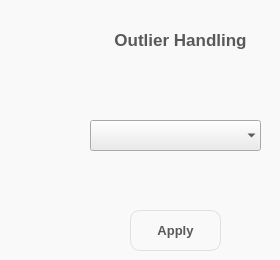
     <widget class="QWidget" name="out_had_page">
      <property name="styleSheet">
       <string notr="true">background-color: rgb(249,249,249);</string>
      </property>
      <widget class="QLabel" name="label_13">
       <property name="geometry">
        <rect>
         <x>90</x>
         <y>20</y>
         <width>181</width>
         <height>41</height>
        </rect>
       </property>
       <property name="font">
        <font>
         <family>Segoe UI</family>
         <pointsize>13</pointsize>
         <weight>75</weight>
         <bold>true</bold>
        </font>
       </property>
       <property name="styleSheet">
        <string notr="true">color: rgb(90, 89, 90);</string>
       </property>
       <property name="text">
        <string>&lt;html&gt;&lt;head/&gt;&lt;body&gt;&lt;p align=&quot;center&quot;&gt;Outlier Handling&lt;/p&gt;&lt;/body&gt;&lt;/html&gt;</string>
       </property>
      </widget>
      <widget class="QComboBox" name="stad_method_2">
       <property name="geometry">
        <rect>
         <x>90</x>
         <y>120</y>
         <width>171</width>
         <height>31</height>
        </rect>
       </property>
       <property name="font">
        <font>
         <family>Segoe UI</family>
         <pointsize>10</pointsize>
         <weight>75</weight>
         <bold>true</bold>
        </font>
       </property>
       <property name="styleSheet">
        <string notr="true">background-color: rgb(235, 234, 236);</string>
       </property>
       <property name="placeholderText">
        <string>Select Method</string>
       </property>
       <property name="frame">
        <bool>false</bool>
       </property>
       <item>
        <property name="text">
         <string>Remove Duplicate</string>
        </property>
       </item>
      </widget>
      <widget class="QPushButton" name="out_had_apply">
       <property name="geometry">
        <rect>
         <x>130</x>
         <y>210</y>
         <width>91</width>
         <height>41</height>
        </rect>
       </property>
       <property name="font">
        <font>
         <family>Segoe UI</family>
         <pointsize>10</pointsize>
         <weight>75</weight>
         <bold>true</bold>
        </font>
       </property>
       <property name="styleSheet">
        <string notr="true">QPushButton#out_had_apply {
	
    border-radius: 10px;
border: 1px solid rgb(224,224,224);
   color: rgb(90, 89, 90);
}

QPushButton:hover {
    /* Add your hover effect styles here */
    background-color: rgb(170,172,175); /* Example: change background color to red */
}
</string>
       </property>
       <property name="text">
        <string>Apply</string>
       </property>
      </widget>
     </widget>
